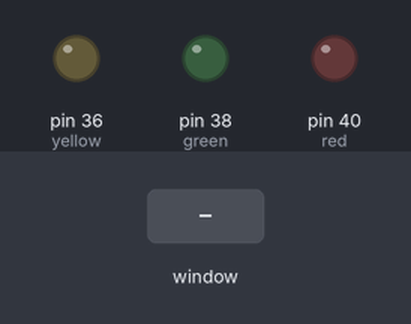
Simulated run of this program. Board: Raspberry Pi (header pin numbers). On the bench: output pins drawn as LEDs (lit = HIGH). Inputs (shaded band) come from the test bench. The desktop window is not drawn, its controls go by their first labels and the mouse button is held 0.15 s.

Above: at 1.2 s.
1.3 s: control labelled "RED" in the window clicked
At 2.0 s:
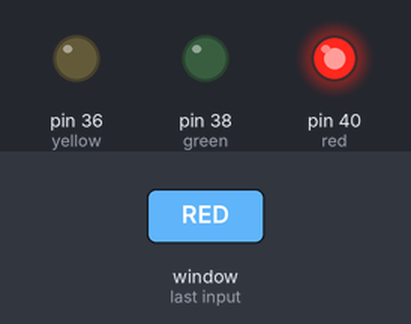
2.8 s: control labelled "YELLOW" in the window clicked
At 3.1 s:
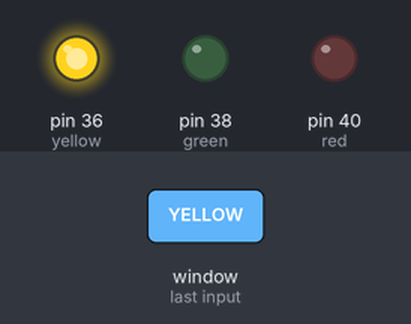
4.3 s: control labelled "GREEN" in the window clicked
At 5.5 s:
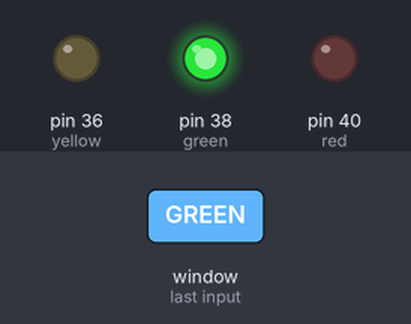
5.8 s: control labelled "ALL OFF" in the window clicked
At 6.6 s:
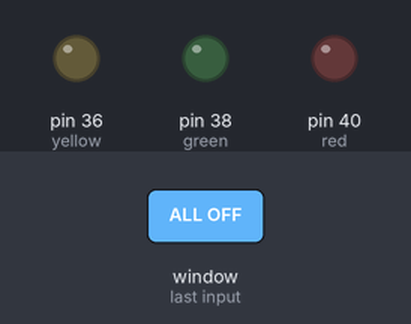
Timing chart, 0 to 8.3 s (numbered marks = the images above; inputs shaded):
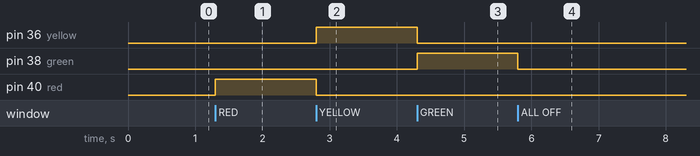

The program:

mainwindow.py
```python
# Form implementation generated from reading ui file 'mainwindow.ui'
#
# Created by: PyQt6 UI code generator 6.1.0
#
# WARNING: Any manual changes made to this file will be lost when pyuic6 is
# run again.  Do not edit this file unless you know what you are doing.


import sys
from PyQt5 import QtWidgets, QtCore
from PyQt5.QtCore import pyqtSlot
from PyQt5.QtWidgets import QApplication, QDialog, QMainWindow
from PyQt5.uic import loadUi
import RPi.GPIO as GPIO


red = 40
green = 38
yellow = 36

GPIO.setmode(GPIO.BOARD)
GPIO.setwarnings(False)
GPIO.setup(red, GPIO.OUT)
GPIO.setwarnings(False)
GPIO.setup(green, GPIO.OUT)
GPIO.setwarnings(False)
GPIO.setup(yellow, GPIO.OUT)

class Ui_MainWindow(object):

    def setupUi(self, MainWindow):
        MainWindow.setObjectName("MainWindow")
        MainWindow.resize(800, 600)
        self.centralwidget = QtWidgets.QWidget(MainWindow)
        self.centralwidget.setObjectName("centralwidget")
        self.redButton = QtWidgets.QRadioButton(self.centralwidget, clicked = lambda:self.select())
        self.redButton.setGeometry(QtCore.QRect(160, 160, 99, 20))
        self.redButton.setObjectName("redButton")
        self.yellowButton = QtWidgets.QRadioButton(self.centralwidget, clicked =lambda:self.select())
        self.yellowButton.setGeometry(QtCore.QRect(340, 160, 99, 20))
        self.yellowButton.setObjectName("yellowButton")
        self.greenButton = QtWidgets.QRadioButton(self.centralwidget, clicked = lambda: self.select())
        self.greenButton.setGeometry(QtCore.QRect(540, 160, 99, 20))
        self.greenButton.setObjectName("offButton")
        self.offButton = QtWidgets.QRadioButton(self.centralwidget, clicked =lambda:self.select())
        self.offButton.setGeometry(QtCore.QRect(340, 220, 99, 20))
        self.offButton.setObjectName("offButton")
        MainWindow.setCentralWidget(self.centralwidget)
        self.statusbar = QtWidgets.QStatusBar(MainWindow)
        self.statusbar.setObjectName("statusbar")
        MainWindow.setStatusBar(self.statusbar)
        self.menuBar = QtWidgets.QMenuBar(MainWindow)
        self.menuBar.setGeometry(QtCore.QRect(0, 0, 800, 22))
        self.menuBar.setObjectName("menuBar")
        self.menuRGB_LED = QtWidgets.QMenu(self.menuBar)
        self.menuRGB_LED.setObjectName("menuRGB_LED")
        MainWindow.setMenuBar(self.menuBar)
        self.menuBar.addAction(self.menuRGB_LED.menuAction())
        self.retranslateUi(MainWindow)
        QtCore.QMetaObject.connectSlotsByName(MainWindow)

    def select(self):
        if self.redButton.isChecked():
            self.redOn()
        if self.yellowButton.isChecked():
            self.yellowOn()
        if self.greenButton.isChecked():
            self.greenOn()
        if self.offButton.isChecked():
            self.off()

    def redOn(self):
        GPIO.output(40, GPIO.HIGH)
        GPIO.output(38,GPIO.LOW)
        GPIO.output(36,GPIO.LOW)

    def yellowOn(self):
        GPIO.output(36, GPIO.HIGH)
        GPIO.output(38,GPIO.LOW)
        GPIO.output(40,GPIO.LOW)

    def greenOn(self):
        GPIO.output(38, GPIO.HIGH)
        GPIO.output(36,GPIO.LOW)
        GPIO.output(40,GPIO.LOW)

    def off(self):
        GPIO.output(36,GPIO.LOW)
        GPIO.output(38,GPIO.LOW)
        GPIO.output(40,GPIO.LOW)


    def retranslateUi(self, MainWindow):
        _translate = QtCore.QCoreApplication.translate
        MainWindow.setWindowTitle(_translate("MainWindow", "MainWindow"))
        self.redButton.setText(_translate("MainWindow", "RED"))
        self.yellowButton.setText(_translate("MainWindow", "YELLOW"))
        self.greenButton.setText(_translate("MainWindow", "GREEN"))
        self.offButton.setText(_translate("MainWindow", "ALL OFF"))
        self.menuRGB_LED.setTitle(_translate("MainWindow", "RGB LED"))


if __name__ == "__main__":
    import sys
    app = QtWidgets.QApplication(sys.argv)
    MainWindow = QtWidgets.QMainWindow()
    ui = Ui_MainWindow()
    ui.setupUi(MainWindow)
    MainWindow.show()
    sys.exit(app.exec())
```

Measured:
- after the input at 1.3 s, pin 40 (red): LOW → HIGH at once
- after the input at 2.8 s, pin 36 (yellow): LOW → HIGH at once; pin 40 (red): HIGH → LOW at once
- after the input at 4.3 s, pin 36 (yellow): HIGH → LOW at once; pin 38 (green): LOW → HIGH at once
- after the input at 5.8 s, pin 38 (green): HIGH → LOW at once
